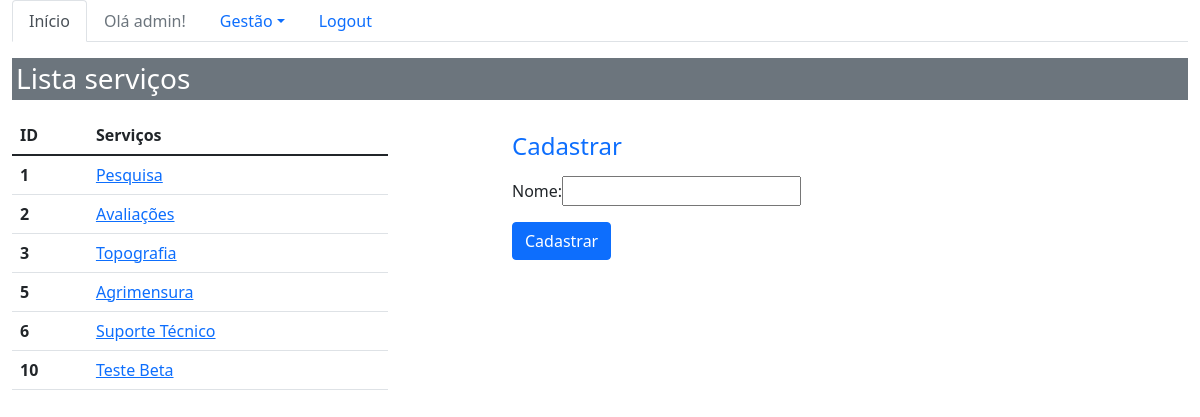
/sistema/finalidades/ (signed in), run on the app's committed database.
### core/models.py (models this page shows, shortened)
class Finalidade(models.Model):
    nome = models.CharField(max_length=20)

### core/views.py (the view)
# urls.py: path('finalidades/', lista_finalidades, name='core_lista_finalidades'),
def lista_finalidades(request):
    finalidade = Finalidade.objects.all()
    form = FinalidadeForm()
    data = {'finalidades': finalidade, 'forms':form}
    return render(request, 'core/lista_finalidades.html', data)

### core/forms.py
class FinalidadeForm(ModelForm):
    class Meta:
        model = Finalidade
        fields = '__all__'

### core/templates/core/lista_finalidades.html (shortened to what this page needs)
{%  extends 'base.html' %}
{% load bootstrap %}
{% block menu %}
    <ul class="nav nav-tabs">
      <li class="nav-item">
        <a class="nav-link active" aria-current="page" href="{% url 'core_home' %}">Início</a>
      </li>
    {% if user.is_authenticated %}
         <li class="nav-item">
             <li>
                <a class="nav-link disabled" href="">Olá {{ user }}!</a>
            </li>
             <li class="nav-item dropdown">
                <a class="nav-link dropdown-toggle" data-bs-toggle="dropdown" href="#"
                   role="button" aria-expanded="false" id="gestao-sistema">Gestão</a>
        </li>
        <li>
            <a class="nav-link" href="{% url 'logout' %}">Logout</a>
        </li>
    {% else %}
        <li class="nav-item">
            <a class="nav-link" href="{% url 'login' %}">Login</a>
        </li>
    {% endif %}
    </ul>
{% endblock %}
{% block main %}
    {% if user.is_authenticated %}
        <div class="row">
                <div class="col-12">
                     <h3 class="p-1 mb-2 bg-secondary text-white">Lista serviços</h3>
                </div>
        </div>
         <div class="row">
            <div class="col-sm-4 table-responsive">
                <table class="table">
                  <thead>
                    <tr>
                      <th scope="col">ID</th>
                      <th scope="col">Serviços</th>
                    </tr>
                  </thead>
                  <tbody>
                    {% for finalidade in finalidades %}
                        <tr>
                          <th scope="row">{{ finalidade.id }}</th>
                          <td ><a href="{% url 'core_finalidade_update' finalidade.id %}"
                                 class="link-primary"> {{ finalidade.nome }} </a></td>
                        </tr>
                    {% endfor %}
                  </tbody>
                </table>
            </div>
            <div class="col-sm-4 offset-md-1">
                <h4 class="text-primary"> Cadastrar</h4>
                <form action="{% url 'core_finalidade_novo' %}" method="POST">
                    {{ forms|bootstrap }}
                    <button type="submit" class="btn btn-primary">
                        Cadastrar</button>
                </form>
            </div>
         </div>
    {% endif %}
{% endblock %}

### data on the page
Finalidade: id "1", nome "Pesquisa"
Finalidade: id "2", nome "Avaliações"
Finalidade: id "3", nome "Topografia"
Finalidade: id "5", nome "Agrimensura"
Finalidade: id "6", nome "Suporte Técnico"
Finalidade: id "10", nome "Teste Beta"

### other printed values
{{ user }} "admin"
